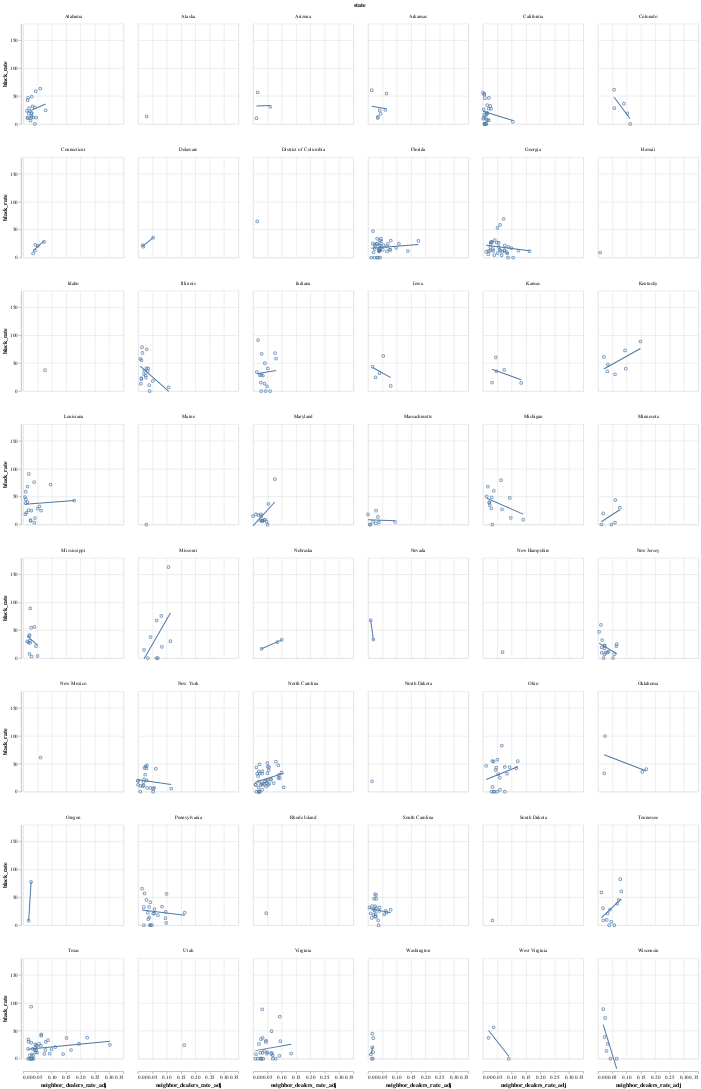

Notebook cell for this chart:
### Code cell
# making the scatter plot on latitude and longitude
fig = alt.Chart(firearm_homicide_large[firearm_homicide_large['county_black'] >= 5000]).mark_point().encode(x='neighbor_dealers_rate_adj',y='black_rate')
# making the regression line using transform_regression function and add with the scatter plot
final_plot = fig + fig.transform_regression('neighbor_dealers_rate_adj','black_rate').mark_line()
final_plot.encode(
    tooltip=['state', 'county', 'county_population']
).properties(
    width=200,
    height=200
).facet(
    'state:N',
    columns = 6
)

### Figure 1 — Vega-Lite specification as saved in the notebook (floating-point values rounded to 4 significant figures; data arrays with more than 128 entries replaced by an {"elided": "..."} marker saying what was removed)
{"config": {"view": {"continuousWidth": 400, "continuousHeight": 300}}, "data": {"name": "data-b24253e7630da50e94ac49884a9e19a7"}, "facet": {"field": "state", "type": "nominal"}, "spec": {"layer": [{"mark": "point", "encoding": {"x": {"field": "neighbor_dealers_rate_adj", "type": "quantitative"}, "y": {"field": "black_rate", "type": "quantitative"}}}, {"mark": "line", "encoding": {"x": {"field": "neighbor_dealers_rate_adj", "type": "quantitative"}, "y": {"field": "black_rate", "type": "quantitative"}}, "transform": [{"on": "neighbor_dealers_rate_adj", "regression": "black_rate"}]}], "encoding": {"tooltip": [{"field": "state", "type": "nominal"}, {"field": "county", "type": "nominal"}, {"field": "county_population", "type": "quantitative"}]}, "height": 200, "width": 200}, "columns": 6, "$schema": "https://vega.github.io/schema/vega-lite/v4.17.0.json", "datasets": {"data-b24253e7630da50e94ac49884a9e19a7": {"elided": "554 records"}}}
